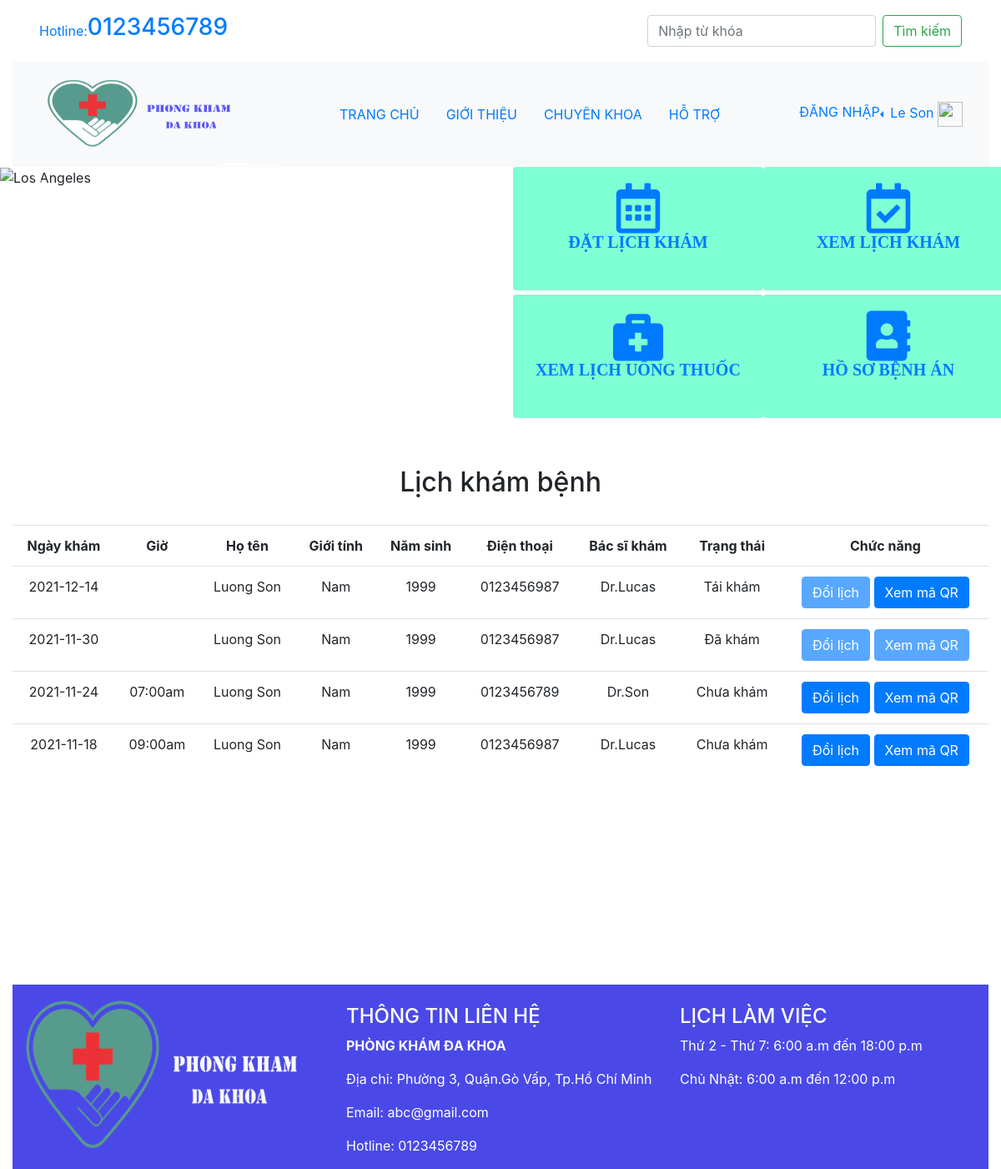
Page /?action=viewcalendar (signed in) on the committed database.
### tables this page shows
CREATE TABLE `schedule` (
  `schedule_id` int(11) NOT NULL,
  `user_id` int(11) NOT NULL,
  `patient_id` varchar(100) NOT NULL,
  `patient_name` varchar(100) NOT NULL,
  `patient_phone` varchar(10) NOT NULL,
  `patient_year` varchar(100) NOT NULL,
  `patient_sex` varchar(100) NOT NULL,
  `doctor` varchar(100) NOT NULL,
  `date` date NOT NULL,
  `time` varchar(10) NOT NULL,
  `paid` varchar(100) NOT NULL,
  `time_create` timestamp NOT NULL DEFAULT current_timestamp(),
  `status` varchar(100) NOT NULL
);

### controller/patient/getschedule.php (the view)
<?php
echo '
<tr align="center" style="font-weight: bold;">
	<td>Ngày khám</td>
	<td>Giờ</td>
	<td>Họ tên</td>
	<td>Giới tính</td>
	<td>Năm sinh</td>
	<td>Điện thoại</td>
	<td>Bác sĩ khám</td>
	<td>Trạng thái</td>
	<td colspan="2">Chức năng</td>
</tr>
';
if(isset($_SESSION['user_id']))
{
	$user_id = $_SESSION['user_id'];
	$query = mysqli_query($connect,"select * from users where user_id='$user_id'");
	$rw = mysqli_fetch_array($query);
	if(!empty($rw['patient_id'])){
		$patient_id=$rw['patient_id'];
	}
	$sql = "select * from schedule where user_id='$user_id' or patient_id='$patient_id' order by date DESC,time ASC";
	$result=mysqli_query($connect,$sql);
	$i=mysqli_num_rows($result);
	if($i != 0)
	{
		while($row=mysqli_fetch_array($result))
		{
			if($row['paid']=='Chưa thanh toán')
			{
				echo '
					<tr align="center">
						<td hidden id="schedule_id">'.$row['schedule_id'].'</td>
						<td>'.$row['date'].'</td>
						<td>'.$row['time'].'</td>
						<td>'.$row['patient_name'].'</td>
						<td>'.$row['patient_sex'].'</td>
						<td>'.$row['patient_year'].'</td>
						<td>'.$row['patient_phone'].'</td>
						<td>'.$row['doctor'].'</td>
						<td>'.$row['paid'].'</td>
						<td>
							<button type="button" class="btn btn-primary changeC" data-toggle="modal" data-target="#modalChangeSchedule" value="'.$row['schedule_id'].'">Đổi lịch</button>
							<button type="button" class="btn btn-primary qr_code" data-toggle="modal" data-target="#modalPaymentGuide">Hướng dẫn thanh toán</button>
						</td>
					</tr>';
			}
			else if($row['status']=='Chưa khám')
			{
				echo '
					<tr align="center">
						<td hidden id="schedule_id">'.$row['schedule_id'].'</td>
						<td>'.$row['date'].'</td>
						<td>'.$row['time'].'</td>
						<td>'.$row['patient_name'].'</td>
						<td>'.$row['patient_sex'].'</td>
						<td>'.$row['patient_year'].'</td>
						<td>'.$row['patient_phone'].'</td>
						<td>'.$row['doctor'].'</td>
						<td>'.$row['status'].'</td>
						<td>
							<button type="button" class="btn btn-primary changeC" data-toggle="modal" data-target="#modalChangeSchedule" value="'.$row['schedule_id'].'">Đổi lịch</button>
							<button type="button" class="btn btn-primary qr_code" data-toggle="modal" data-target="#modalViewQRCode" value="'.$row['schedule_id'].'">Xem mã QR</button>
						</td>
					</tr>';
			}
			else if($row['status']=='Đã khám')
			{
				echo '
				<tr align="center">
					<td>'.$row['date'].'</td>
					<td>'.$row['time'].'</td>
					<td>'.$row['patient_name'].'</td>
					<td>'.$row['patient_sex'].'</td>
					<td>'.$row['patient_year'].'</td>
					<td>'.$row['patient_phone'].'</td>
					<td>'.$row['doctor'].'</td>
					<td>'.$row['status'].'</td>
					<td>
						<button type="button" class="btn btn-primary" disabled>Đổi lịch</button>
						<button type="button" class="btn btn-primary" disabled>Xem mã QR</button>
					</td>
				</tr>';
			}
			else
			{
				echo '
				<tr align="center">
					<td>'.$row['date'].'</td>
					<td>'.$row['time'].'</td>
					<td>'.$row['patient_name'].'</td>
					<td>'.$row['patient_sex'].'</td>
					<td>'.$row['patient_year'].'</td>
					<td>'.$row['patient_phone'].'</td>
					<td>'.$row['doctor'].'</td>
					<td>'.$row['status'].'</td>
					<td>
						<button type="button" class="btn btn-primary" disabled>Đổi lịch</button>
						<button type="button" class="btn btn-primary qr_code" data-toggle="modal" data-target="#modalViewQRCode" value="'.$row['schedule_id'].'">Xem mã QR</button>
					</td>
				</tr>';
			}
		}
	}
	else
	{
		echo '
		<tr>
			<td colspan="9" style="opacity:0.6" align="center">Không có lịch khám</td>
		</tr>
		';
	}
}
?>

### index.php (shortened to what this page needs)
<!doctype html>
<html>
<head>
	<link rel="stylesheet" href="library/css/bootstrap.min.css">
	<link rel="stylesheet" href="library/fontawesome/css/all.css">
</head>
<body onLoad="checkSession();">
	<div class="container-fluid">
	<nav class="navbar navbar-light" style="border-color: aqua;">
			<a class="navbar navbar-light " href="tel:0123456789">Hotline: <h3>0123456789</h3></a>
			<ul class="nav navbar">
					<form class="form-inline">
						<input class="form-control mr-sm-2" type="search" placeholder="Nhập từ khóa" aria-label="Search">
						<button class="btn btn-outline-success my-2 my-sm-0" type="submit">Tìm kiếm</button>
			 		</form>
			</ul>
	</nav>
	<nav class="navbar navbar-expand-lg navbar-light bg-light">
		<div class="container-fluid">
			<a class="navbar-brand" href="index.php">
				<img src="image/Logo.png" width="250px" height="100px">
			</a>
			<div class="nav">
				<a class="nav-item nav-link " href="index.php">TRANG CHỦ <span class="sr-only">(current)</span></a>
				<a class="nav-item nav-link" href="#">GIỚI THIỆU</a>
				<a class="nav-item nav-link" href="#">CHUYÊN KHOA</a>
				<a class="nav-item nav-link" href="#">HỖ TRỢ</a>
			</div>
			<div>
				<a href="view/patient/login.php" id="login">ĐĂNG NHẬP</a>
				<div class="dropdown dropleft float-right" id="account">
					<a class="dropdown-toggle" data-toggle="dropdown">
						<span id="session"><?php if(isset($_SESSION['name']))echo $_SESSION['name'];?></span> <img src="image/account.png" width="30px" height="30px">
					</a>
				  </div>
			</div>
		</div>
	</nav>
	<div class="row">
		<div class="col-lg-6" style="padding: 0px 0px">
			<div id="demo" class="carousel slide" data-ride="carousel">
				<ul class="carousel-indicators">
					<li data-target="#demo" data-slide-to="0" class="active"></li>
					<li data-target="#demo" data-slide-to="1"></li>
				</ul>
				<div class="carousel-inner">
					<div class="carousel-item active">
						<div class="carousel-caption" style="color: black; font-size: 25px">
						</div>
					</div>
				</div>
				<a class="carousel-control-prev" href="#demo" data-slide="prev">
				<span class="carousel-control-prev-icon"></span>
				</a>
				<a class="carousel-control-next" href="#demo" data-slide="next">
				<span class="carousel-control-next-icon"></span>
				</a>
			</div>
		</div>
		<div class="col-lg-6">
			<div class="row" style="margin-bottom: 5px;">
				<div class="col-sm-6">
					<div class="card">
						<a href="#" style="text-decoration-color: white;" id="setCalendar" data-toggle="modal" data-target="#modalSetCalendar">
							<div class="card-body">
								<span class="far fa-calendar-alt" style="font-size: 60px">
								<p style="font-size: 20px"><strong>ĐẶT LỊCH KHÁM</strong></p>
							</div>
						</a>
					</div>
				</div>
				<div class="col-sm-6">
					<div class="card">
						<a href="?action=viewcalendar" class="checkss">
							<div class="card-body">
								<span class="far fa-calendar-check" style="font-size: 60px">
								<p style="font-size: 20px"><strong>XEM LỊCH KHÁM</strong></p>
							</div>
						</a>
					</div>
				</div>
			</div>
			<div class="row" style="margin-top: 0px;">
				<div class="col-sm-6">
					<div class="card">
						<a href="?action=prescription" class="checkss">
							<div class="card-body">
								<span class="fas fa-briefcase-medical" style="font-size: 60px">
								<p style="font-size: 20px">XEM LỊCH UỐNG THUỐC</p>
							</div>
						</a>
					</div>
				</div>
				<div class="col-sm-6">
					<div class="card">
						<a href="?action=viewprofile" class="checkss">
							<div class="card-body">
								<span class="fas fa-address-book" style="font-size: 60px">
								<p style="font-size: 20px">HỒ SƠ BỆNH ÁN</p>
							</div>
						</a>
					</div>
				</div>
			</div>
		</div>
	</div>
	<div class="row" style="margin-bottom:20%;margin-top:5%;">
		<div class="col-12">
			<?php
			if(isset($_GET['action']))
			{
				$ac=$_GET['action'];
				if($ac==''){require_once"index.php";}
				elseif($ac=='viewcalendar'){require_once "view/patient/viewcalendar.php";}
				elseif($ac=='prescription'){require_once "view/patient/viewprescription.php";}
				elseif($ac=='viewprofile'){require_once "view/patient/profile.php";}
			}
			else
			{
				$ac ='';
			}
			?>
		</div>
	</div>
	<div class="footer">
		<div class="row">
			<div class="col-4">
				<img src="image/LogoFooter.png" width="100%" height="100%">
			</div>
			<div class="col-4" style="padding-top: 2%;">
				<h4>THÔNG TIN LIÊN HỆ</h4>
				<p><strong>PHÒNG KHÁM ĐA KHOA</strong></p>
				<p>Địa chỉ: Phường 3, Quận.Gò Vấp, Tp.Hồ Chí Minh</p>
				<p>Email: <a href="mailto:abc@gmai.com" style="color: white">abc@gmail.com</a></p>
				<p>Hotline: <a href="tel:0123456789" style="color: white">0123456789</a></p>
			</div>
			<div class="col-4" style="padding-top: 2%;">
				<h4>LỊCH LÀM VIỆC</h4>
				<p>Thứ 2 - Thứ 7: 6:00 a.m đến 18:00 p.m</p>
				<p>Chủ Nhật: 6:00 a.m đến 12:00 p.m</p>
			</div>
		</div>
	</div>
</div>
</body>
</html>

### view/patient/viewcalendar.php
<form method="post">
	<center><h2>Lịch khám bệnh</h2></center>
	<br>
	<table class="table table-hover" id="tableschedule">
		<?php
			require_once "controller/patient/getschedule.php";
		?>
	</table>
</form>

### index.php (style rules this page uses)
.card { width:300px; height: 148px; border: 0px; background-color: aquamarine; text-align: center; }
.footer { left: 0; bottom: 0; width: 100%; background-color:#4A49E8; color: white; }

### rows in the picture
schedule: date "2021-12-14", patient_name "Luong Son", patient_sex "Nam", patient_year "1999", patient_phone "0123456987", doctor "Dr.Lucas", status "Tái khám", $row['schedule_id'] 26 (drawn)
schedule: date "2021-11-30", patient_name "Luong Son", patient_sex "Nam", patient_year "1999", patient_phone "0123456987", doctor "Dr.Lucas", status "Đã khám"
schedule: date "2021-11-24", time "07:00am", patient_name "Luong Son", patient_sex "Nam", patient_year "1999", patient_phone "0123456789", doctor "Dr.Son", status "Chưa khám", $row['schedule_id'] 19 (drawn)
schedule: date "2021-11-18", time "09:00am", patient_name "Luong Son", patient_sex "Nam", patient_year "1999", patient_phone "0123456987", doctor "Dr.Lucas", status "Chưa khám", $row['schedule_id'] 17 (drawn)

### other values in the picture
$_SESSION['name'] "Le Son"
